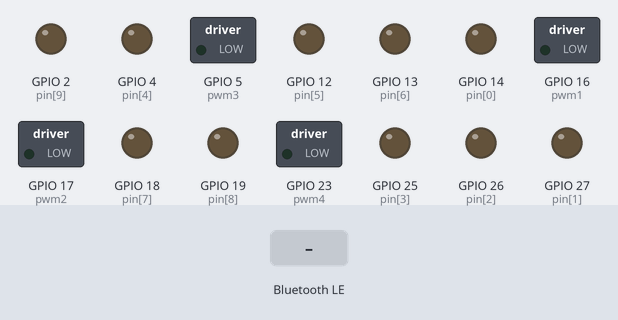
Simulated run of this sketch. Board: ESP32. Parts: switched loads named in the sketch (green lamp = pin HIGH), output pins drawn as LEDs (lit = HIGH). The inputs (shaded band) are chosen by the test bench. Nothing arrives over Bluetooth unless stated; a phone connects over Bluetooth LE 3 s after start; what the sketch prints to the serial monitor is not drawn.

Above: at 1.2 s.
1.3 s: Bluetooth LE write "F,75" received
At 2.1 s:
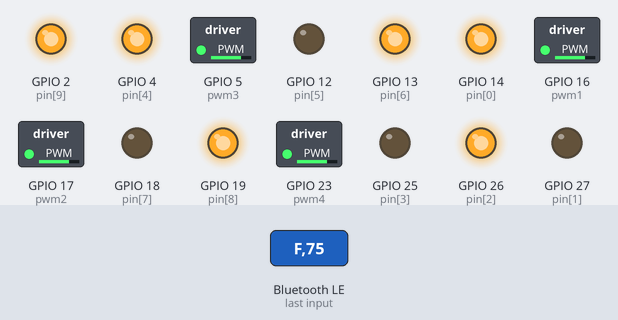
Timing chart, 0 to 4.3 s (numbered marks = the images above; inputs shaded):
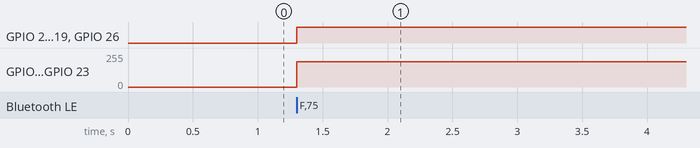

Measured:
- after the input at 1.3 s, GPIO 2 (pin[9]), GPIO 4 (pin[4]), GPIO 13 (pin[6]), GPIO 14 (pin[0]), GPIO 19 (pin[8]), GPIO 26 (pin[2]): LOW → HIGH at once; GPIO 5 (pwm3), GPIO 16 (pwm1), GPIO 17 (pwm2), GPIO 23 (pwm4): 0/255 → 191/255 at once

The sketch:

esp32_CarControl.ino
```cpp
#include <BLEDevice.h>
#include <BLEServer.h>
#include <BLEUtils.h>
#include <BLE2902.h>

// ================= BLE CONFIG (Khớp với App Android) =================
#define SERVICE_UUID           "6E400001-B5A3-F393-E0A9-E50E24DCCA9E"
#define CHARACTERISTIC_UUID_RX "6E400002-B5A3-F393-E0A9-E50E24DCCA9E"

BLECharacteristic *pCharacteristic;
bool deviceConnected = false;

// ================= PIN CONFIG (Giữ nguyên logic của bạn) =================
int pin[10] = {14, 27, 26, 25, 4, 12, 13, 18, 19, 2};

// 4 Chân PWM điều khiển tốc độ
int pwm1 = 16;
int pwm2 = 17;
int pwm3 = 5;
int pwm4 = 23;

// ================= LOGIC MẢNG TRẠNG THÁI (Giữ nguyên từ file .h) =================
int forward[10]       = {1, 0, 1, 0, 1, 0, 1, 0, 1, 1};
int backward[10]      = {0, 1, 0, 1, 1, 1, 0, 1, 0, 1};
int left[10]          = {0, 1, 1, 0, 1, 0, 1, 1, 0, 1};
int right[10]         = {1, 0, 0, 1, 1, 1, 0, 0, 1, 1};

int forwardLeft[10]   = {0, 0, 1, 0, 1, 0, 1, 0, 0, 1};
int forwardRight[10]  = {1, 0, 0, 0, 1, 0, 0, 0, 1, 1};
int backwardLeft[10]  = {0, 1, 0, 0, 1, 0, 0, 1, 0, 1};
int backwardRight[10] = {0, 0, 0, 1, 1, 1, 0, 0, 0, 1};

int turnLeft[10]      = {0, 0, 1, 0, 1, 1, 0, 0, 0, 1};
int turnRight[10]     = {1, 0, 0, 0, 1, 0, 0, 1, 0, 1};

// ================= HÀM ĐIỀU KHIỂN MOTOR =================
void applyLogic(int logicArray[], int speed) {
  // 1. Nạp 10 trạng thái chân Digital
  for (int i = 0; i < 10; i++) {
    digitalWrite(pin[i], logicArray[i]);
  }

  // 2. Nạp tốc độ PWM (Chuyển đổi 0-100 sang 0-255)
  int pwmVal = map(speed, 0, 100, 0, 255);
  analogWrite(pwm1, pwmVal);
  analogWrite(pwm2, pwmVal);
  analogWrite(pwm3, pwmVal);
  analogWrite(pwm4, pwmVal);
}

void stopCar() {
  int stopLogic[10] = {0, 0, 0, 0, 0, 0, 0, 0, 0, 0};
  applyLogic(stopLogic, 0);
}

// ================= XỬ LÝ DỮ LIỆU NHẬN TỪ APP =================
class MyServerCallbacks: public BLEServerCallbacks {
    void onConnect(BLEServer* pServer) {
      deviceConnected = true;
      Serial.println("App đã kết nối!");
    };
    void onDisconnect(BLEServer* pServer) {
      deviceConnected = false;
      stopCar();
      Serial.println("App đã ngắt kết nối! Dừng xe.");
      pServer->getAdvertising()->start(); // Bắt đầu quảng bá lại để App tìm thấy
    }
};

class MyCallbacks: public BLECharacteristicCallbacks {
    void onWrite(BLECharacteristic *pCharacteristic) {
      String rxValue = pCharacteristic->getValue();
      if (rxValue.length() > 0) {
        String data = String(rxValue.c_str());

        // Phân tích cú pháp chuỗi "CODE,SPEED" (Ví dụ: "F,75")
        int commaIndex = data.indexOf(',');
        if (commaIndex == -1) return;

        String code = data.substring(0, commaIndex);
        int speed = data.substring(commaIndex + 1).toInt();

        Serial.print("Lệnh nhận được: "); Serial.print(code);
        Serial.print(" | Tốc độ: "); Serial.println(speed);

        if (code == "F")       applyLogic(forward, speed);
        else if (code == "B")  applyLogic(backward, speed);
        else if (code == "L")  applyLogic(left, speed);
        else if (code == "R")  applyLogic(right, speed);
        else if (code == "FL") applyLogic(forwardLeft, speed);
        else if (code == "FR") applyLogic(forwardRight, speed);
        else if (code == "BL") applyLogic(backwardLeft, speed);
        else if (code == "BR") applyLogic(backwardRight, speed);
        else if (code == "TL") applyLogic(turnLeft, speed);
        else if (code == "TR") applyLogic(turnRight, speed);
        else                   stopCar();
      }
    }
};

// ================= SETUP =================
void setup() {
  Serial.begin(115200);

  // Khởi tạo các chân Output
  for (int i = 0; i < 10; i++) {
    pinMode(pin[i], OUTPUT);
  }
  pinMode(pwm1, OUTPUT);
  pinMode(pwm2, OUTPUT);
  pinMode(pwm3, OUTPUT);
  pinMode(pwm4, OUTPUT);

  stopCar();

  // Khởi tạo BLE
  BLEDevice::init("ESP32_Car_BLE"); // Tên hiển thị khi App quét Bluetooth
  BLEServer *pServer = BLEDevice::createServer();
  pServer->setCallbacks(new MyServerCallbacks());

  BLEService *pService = pServer->createService(SERVICE_UUID);

  pCharacteristic = pService->createCharacteristic(
                      CHARACTERISTIC_UUID_RX,
                      BLECharacteristic::PROPERTY_WRITE
                    );

  pCharacteristic->setCallbacks(new MyCallbacks());

  pService->start();

  // Bắt đầu phát tín hiệu Bluetooth
  BLEAdvertising *pAdvertising = BLEDevice::getAdvertising();
  pAdvertising->addServiceUUID(SERVICE_UUID);
  pAdvertising->setScanResponse(true);
  pAdvertising->setMinPreferred(0x06);
  pAdvertising->setMinPreferred(0x12);
  BLEDevice::startAdvertising();

  Serial.println("Hệ thống BLE đã sẵn sàng! Hãy mở App và kết nối.");
}

void loop() {
  // Không cần xử lý gì trong loop, BLE dùng cơ chế Callback (ngắt)
  delay(10);
}
```
